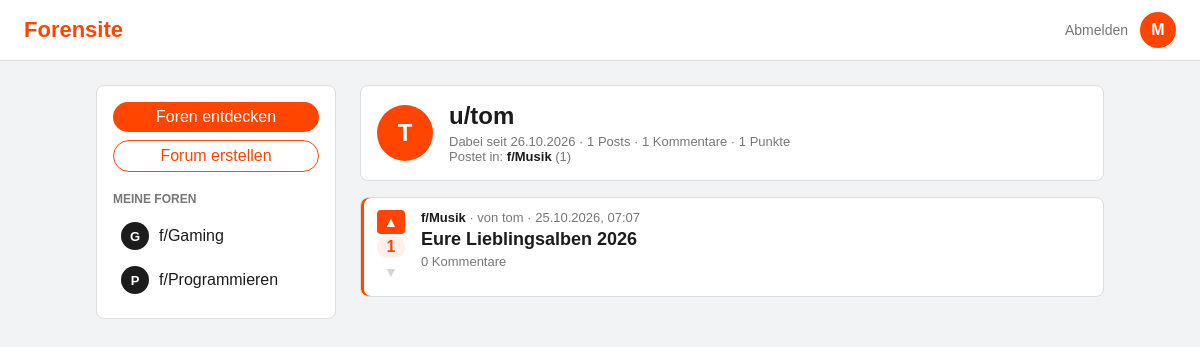
Screenshot of /profile.php?name=tom (signed in) with the database file from the repository.
### tables this page shows
CREATE TABLE users (
    id            INT UNSIGNED NOT NULL AUTO_INCREMENT,
    username      VARCHAR(30)  NOT NULL,
    email         VARCHAR(255) NOT NULL,
    password_hash VARCHAR(255) NOT NULL,
    created_at    DATETIME     NOT NULL DEFAULT CURRENT_TIMESTAMP,
    PRIMARY KEY (id),
    UNIQUE KEY username (username),
    UNIQUE KEY email (email)
);

CREATE TABLE posts (
    id         INT UNSIGNED NOT NULL AUTO_INCREMENT,
    forum_id   INT UNSIGNED NOT NULL,
    user_id    INT UNSIGNED NOT NULL,
    title      VARCHAR(200) NOT NULL,
    body       TEXT         NOT NULL,
    image_path VARCHAR(255) NULL,    
    created_at DATETIME     NOT NULL DEFAULT CURRENT_TIMESTAMP,
    updated_at DATETIME     NULL ON UPDATE CURRENT_TIMESTAMP,
    PRIMARY KEY (id),
    KEY user_id (user_id),
    KEY idx_posts_forum_created (forum_id, created_at),
    FOREIGN KEY (forum_id) REFERENCES forums (id) ON DELETE CASCADE,
    FOREIGN KEY (user_id)  REFERENCES users (id)  ON DELETE CASCADE
);

CREATE TABLE forums (
    id          INT UNSIGNED NOT NULL AUTO_INCREMENT,
    name        VARCHAR(50)  NOT NULL,
    description TEXT         NULL,
    created_by  INT UNSIGNED NULL,    
    created_at  DATETIME     NOT NULL DEFAULT CURRENT_TIMESTAMP,
    PRIMARY KEY (id),
    UNIQUE KEY name (name),           
    KEY created_by (created_by),
    FOREIGN KEY (created_by) REFERENCES users (id) ON DELETE SET NULL
);

### includes/init.php (called while the page is built, shortened)
<?php
require __DIR__ . '/../config/db.php';
$user = null;
if (isset($_SESSION['user_id'])) {
    $stmt = $pdo->prepare('SELECT id, username AS name FROM users WHERE id = ?');
    $stmt->execute([$_SESSION['user_id']]);
    $user = $stmt->fetch() ?: null;
}
if ($user) {
    $user['avatar'] = null;
    $stmt = $pdo->prepare('
        SELECT f.name
        FROM forum_members m
        JOIN forums f ON f.id = m.forum_id
        WHERE m.user_id = ?
        ORDER BY f.name
    ');
    $stmt->execute([$user['id']]);
    $user['forums'] = $stmt->fetchAll(PDO::FETCH_COLUMN);
} else {
    unset($_SESSION['user_id']);
}
function getPosts(PDO $pdo, string $where, array $params, ?int $userId): array
{
    $stmt = $pdo->prepare("
        SELECT p.id, p.title, p.body, p.image_path, p.created_at,
               f.name AS forum, u.username AS author, p.user_id AS author_id,
               COALESCE((SELECT SUM(v.value) FROM votes v WHERE v.post_id = p.id), 0) AS score,
               (SELECT v.value FROM votes v WHERE v.post_id = p.id AND v.user_id = ?) AS my_vote,
               (SELECT COUNT(*) FROM comments c WHERE c.post_id = p.id) AS comments
        FROM posts p
        JOIN forums f ON f.id = p.forum_id
        JOIN users u ON u.id = p.user_id
        WHERE $where
        ORDER BY score DESC, p.created_at DESC
    ");
    $stmt->execute(array_merge([$userId], $params));
    return $stmt->fetchAll();
}
function formatDate(string $datetime): string
{
    return date('d.m.Y, H:i', strtotime($datetime));
}

### profile.php (the view, shortened to what this page needs)
<?php
require __DIR__ . '/includes/init.php';
$name = $_GET['name'] ?? '';
$stmt = $pdo->prepare('
    SELECT u.id, u.username, u.created_at,
           (SELECT COUNT(*) FROM comments c WHERE c.user_id = u.id) AS comment_count,
           (SELECT COALESCE(SUM(v.value), 0) FROM votes v JOIN posts p ON p.id = v.post_id WHERE p.user_id = u.id) AS karma
    FROM users u
    WHERE u.username = ?
');
$stmt->execute([$name]);
$profile = $stmt->fetch();
    ?>
    <?php
$profilePosts = getPosts($pdo, 'p.user_id = ?', [$profile['id']], $user['id'] ?? null);
$isOwnProfile = $user && $user['id'] === $profile['id'];
$postsPerForum = array_count_values(array_column($profilePosts, 'forum'));
arsort($postsPerForum);
require __DIR__ . '/includes/header.php';
?>
    <div class="layout">
        <?php require __DIR__ . '/includes/sidebar.php'; ?>
        <main class="feed">
            <section class="forum-header">
                <span class="avatar avatar-large"><?= htmlspecialchars(strtoupper($profile['username'][0])) ?></span>
                <div class="forum-info">
                    <h1>u/<?= htmlspecialchars($profile['username']) ?></h1>
                    <p class="meta">
                        Dabei seit <?= date('d.m.Y', strtotime($profile['created_at'])) ?>
                        · <?= count($profilePosts) ?> Posts
                        · <?= $profile['comment_count'] ?> Kommentare
                        · <?= $profile['karma'] ?> Punkte
                    </p>
                    <?php if ($postsPerForum): ?>
                        <p class="meta">
                            Postet in:
                            <?php foreach ($postsPerForum as $forum => $count): ?>
                                <a href="forum.php?name=<?= urlencode($forum) ?>" class="forum-link">f/<?= htmlspecialchars($forum) ?></a> (<?= $count ?>)
                            <?php endforeach; ?>
                        </p>
                    <?php endif; ?>
                </div>
            </section>
            <?php if (empty($profilePosts)): ?>
                <div class="empty">
                    <h2>Noch keine Posts</h2>
                    <?php if ($isOwnProfile): ?>
                        <p>Du hast noch nichts gepostet.</p>
                        <a href="forums.php" class="button">Foren entdecken</a>
                    <?php else: ?>
                        <p>u/<?= htmlspecialchars($profile['username']) ?> hat noch nichts gepostet.</p>
                    <?php endif; ?>
                </div>
            <?php else: ?>
                <?php foreach ($profilePosts as $post): ?>
                    <?php require __DIR__ . '/includes/post_card.php'; ?>
                <?php endforeach; ?>
            <?php endif; ?>
        </main>
    </div>
</body>
</html>

### includes/header.php (shortened to what this page needs)
<!DOCTYPE html>
<html lang="de">
<head>
    <link rel="stylesheet" href="assets/css/style.css?v=<?= filemtime(__DIR__ . '/../assets/css/style.css') ?>">
</head>
<body>
    <header class="site-header">
        <a href="index.php" class="logo">Forensite</a>
        <nav class="header-nav">
            <?php if ($user): ?>
                <form method="post" action="logout.php">
                    <button type="submit" class="link-button">Abmelden</button>
                </form>
                <a href="profile.php" class="avatar" title="Mein Profil (<?= htmlspecialchars($user['name']) ?>)">
                    <?php if ($user['avatar']): ?>
                        <img src="<?= htmlspecialchars($user['avatar']) ?>" alt="Profilbild">
                    <?php else: ?>
                        <?= htmlspecialchars(strtoupper($user['name'][0])) ?>
                    <?php endif; ?>
                </a>
            <?php else: ?>
                <a href="login.php" class="button button-outline">Anmelden</a>
                <a href="register.php" class="button">Registrieren</a>
            <?php endif; ?>
        </nav>
    </header>

### includes/post_card.php (shortened to what this page needs)
<article class="post" id="post-<?= $post['id'] ?>">
    <?php require __DIR__ . '/vote_box.php'; ?>
    <div class="post-content">
        <p class="meta">
            <a href="forum.php?name=<?= urlencode($post['forum']) ?>" class="forum-link">f/<?= htmlspecialchars($post['forum']) ?></a>
            · von <a href="profile.php?name=<?= urlencode($post['author']) ?>" class="user-link"><?= htmlspecialchars($post['author']) ?></a> · <?= formatDate($post['created_at']) ?>
        </p>
        <h2><a href="post.php?id=<?= $post['id'] ?>"><?= htmlspecialchars($post['title']) ?></a></h2>
        <p class="meta"><a href="post.php?id=<?= $post['id'] ?>#comments"><?= $post['comments'] ?> Kommentare</a></p>
    </div>
</article>

### includes/vote_box.php (shortened to what this page needs)
<?php
$myVote   = (int) ($post['my_vote'] ?? 0);
?>
<form method="post" action="vote.php" class="vote-form <?= $myVote === 1 ? 'voted-up' : ($myVote === -1 ? 'voted-down' : '') ?>">
    <button type="submit" name="value" value="1" class="vote-up" title="<?= $myVote === 1 ? 'Upvote zurücknehmen' : 'Upvote' ?>" aria-label="Upvote" aria-pressed="<?= $myVote === 1 ? 'true' : 'false' ?>">▲</button>
    <span class="score"><?= $post['score'] ?></span>
    <button type="submit" name="value" value="-1" class="vote-down" title="<?= $myVote === -1 ? 'Downvote zurücknehmen' : 'Downvote' ?>" aria-label="Downvote" aria-pressed="<?= $myVote === -1 ? 'true' : 'false' ?>">▼</button>
</form>

### assets/css/style.css (style rules this page uses)
* { box-sizing: border-box; }
body { margin: 0; font-family: Arial, Helvetica, sans-serif; background: #f2f3f5; color: #1c1c1c; }
a { color: inherit; text-decoration: none; }
.site-header { display: flex; justify-content: space-between; align-items: center; padding: 12px 24px; background: #fff; border-bottom: 1px solid #ddd; }
.logo { font-size: 22px; font-weight: bold; color: #ff4500; }
.site-header nav a { margin-left: 16px; }
.post { display: flex; gap: 16px; padding: 12px 16px; margin-bottom: 12px; background: #fff; border: 1px solid #ddd; border-radius: 8px; }
.score { min-width: 28px; font-weight: bold; text-align: center; }
.post h2 { margin: 4px 0; font-size: 18px; }
.meta { margin: 0; font-size: 13px; color: #777; }
.avatar { display: flex; justify-content: center; align-items: center; width: 36px; height: 36px; border-radius: 50%; overflow: hidden; background: #ff4500; color: #fff; font-weight: bold; }
.layout { display: grid; grid-template-columns: 240px 1fr; gap: 24px; max-width: 1040px; margin: 24px auto; padding: 0 16px; }
.forum-link { font-weight: bold; color: #1c1c1c; }
.forum-header { display: flex; align-items: center; flex-wrap: wrap; gap: 16px; padding: 16px; margin-bottom: 16px; background: #fff; border: 1px solid #ddd; border-radius: 8px; }
.forum-info { flex: 1; }
.forum-info h1 { margin: 0 0 4px; font-size: 24px; }
.post-content { flex: 1; min-width: 0; }
.header-nav { display: flex; align-items: center; gap: 12px; }
.header-nav form { margin: 0; }
.link-button { padding: 0; border: none; background: none; font: inherit; font-size: 14px; color: #777; cursor: pointer; }
.site-header .header-nav a { margin-left: 0; }
.vote-form { display: flex; flex-direction: column; align-items: center; gap: 2px; margin: 0; }
.vote-form button { width: 28px; height: 24px; padding: 0; border: none; border-radius: 4px; background: none; color: #999; font-size: 14px; cursor: pointer; }
.vote-form .score { padding: 2px 0; border-radius: 10px; transition: color 0.15s, background 0.15s; }
.vote-form button { transition: color 0.15s, background 0.15s, transform 0.1s; }
.vote-form.voted-up .vote-up, .vote-form.voted-up .vote-up:hover { background: #ff4500; color: #fff; }
.vote-form.voted-up .score { background: #fff0eb; color: #ff4500; }
.vote-form.voted-up .vote-down, .vote-form.voted-down .vote-up { opacity: 0.4; }
.post:has(.voted-up) { box-shadow: inset 3px 0 0 #ff4500; }
.avatar-large { width: 56px; height: 56px; font-size: 24px; }

### rows the page displays
users: username "M"
users: username "T", username "tom", created_at "26.10.2026"
posts: score "1", forum.name "Musik", user.username "tom", created_at "25.10.2026, 07:07", title "Eure Lieblingsalben 2026", comments "0"

### other values shown
$forum[0] "G"
$forum "Gaming"
$forum[0] "P"
$forum "Programmieren"
count($profilePosts) "1"
$profile['comment_count'] "1"
$profile['karma'] "1"
$forum "Musik"
$count "1"
